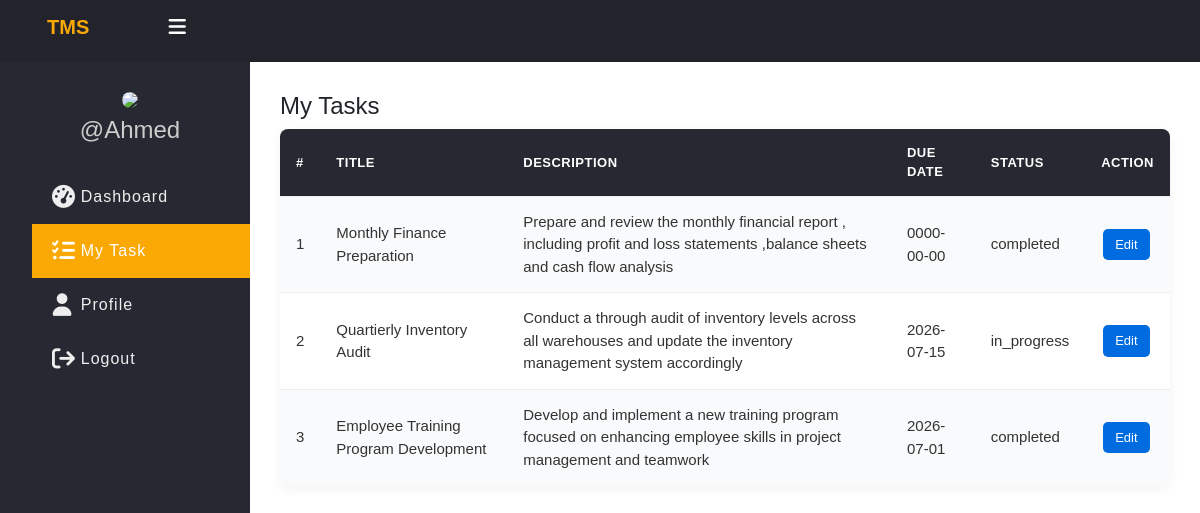
Page /task_management_system/Dashboard/my_task.php (signed in) on the committed database.
### tables this page shows
CREATE TABLE `tasks` (
  `id` int(11) NOT NULL,
  `title` varchar(100) NOT NULL,
  `description` text DEFAULT NULL,
  `assigned_to` int(11) DEFAULT NULL,
  `due_date` date DEFAULT NULL,
  `status` enum('pending','in_progress','completed') DEFAULT 'pending',
  `created_at` timestamp NOT NULL DEFAULT current_timestamp()
);

### task_management_system/Dashboard/app/Model/Task.php (called while the page is built, shortened)
<?php
function get_all_tasks_by_id($conn, $id){
	$sql = "SELECT * FROM tasks WHERE assigned_to=?";
	$stmt = $conn->prepare($sql);
	$stmt->execute([$id]);
	if($stmt->rowCount() > 0){
		$tasks = $stmt->fetchAll();
	}else $tasks = 0;
	return $tasks;
}
?>

### task_management_system/Dashboard/my_task.php (the view, shortened to what this page needs)
<?php
if (isset($_SESSION['role']) && isset($_SESSION['id'])) {
    include "DB_connection.php";
    include "app/Model/Task.php";
    include "app/Model/User.php";
	$tasks = get_all_tasks_by_id($conn, $_SESSION['id']);
?>
<!DOCTYPE html>
<html>
<head>
	<link rel="stylesheet" href="CSS/all.min.css">
	<link rel="stylesheet" href="CSS/style.css">
	<link rel="stylesheet" href="CSS/bootstrap.min.css">
</head>
<body>
	<?php include "inc/header.php" ?>
	<div class="body">
		<?php include "inc/nav.php" ?>
		<section class="section-1">
			<h4 class="title">My Tasks</h4>
			<?php if ($tasks != 0) { ?>
			<table class="main-table">
				<tr>
					<th>#</th>
					<th>Title</th>
					<th>Description</th>
					<th>Due Date</th>
					<th>Status</th>
					<th>Action</th>
				</tr>
				<?php $i=0; foreach ($tasks as $task) { ?>
				<tr>
					<td><?=++$i?></td>
					<td><?=$task['title']?></td>
					<td><?=$task['description']?></td>
					<td><?=$task['due_date']?></td>
					<td><?=$task['status']?></td>
					<td>
						<a href="edit-task-employee.php?id=<?=$task['id']?>" class="edit-btn">Edit</a>
					</td>
				</tr>
				<?php } ?>
			</table>
		<?php }else { ?>
        <div class="alert alert-warning">No tasks assigned to you yet!</div>
		<?php } ?>
		</section>
	</div>
</body>
</html>
<?php }else{
	header("Location: login.php");
	exit();
}
?>

### task_management_system/Dashboard/inc/header.php (shortened to what this page needs)
<header class="header">
    <h2 class="u-name"><b>TMS</b>
        <label for="checkbox">
            <i id="navbtn" class="fa fa-bars"></i>
        </label>
    </h2>
</header>

### task_management_system/Dashboard/inc/nav.php (shortened to what this page needs)
<?php
$path_parts = explode('/', $_SERVER['PHP_SELF']);
$current_page = end($path_parts);
?>
<nav class="side-bar">
    <div class="user-p">
        <img src="images/user.jpg">
        <h4>@<?= $_SESSION['username']?></h4>
    </div>
    <?php
        if ($_SESSION['role']=="employee"){
    ?>
    <ul>
        <li class="<?= $current_page == 'index.php' ? 'active' : '' ?>">
            <a href="index.php">
                <i class="fa-solid fa-gauge-high"></i>
                <span>Dashboard</span>
            </a>
        </li>
        <li class="<?= $current_page == 'my_task.php'|| $current_page == 'edit-task-employee.php' ? 'active' : '' ?>">
            <a href="my_task.php">
                <i class="fa-solid fa-tasks"></i>
                <span>My Task</span>
            </a>
        </li>
        <li class="<?= $current_page == 'profile.php'|| $current_page == 'edit_profile.php' ? 'active' : '' ?>">
            <a href="profile.php">
                <i class="fa-solid fa-user"></i>
                <span>Profile</span>
            </a>
        </li>
        <li>
            <a href="logout.php">
                <i class="fa-solid fa-sign-out"></i>
                <span>Logout</span>
            </a>
        </li>
    </ul>
    <?php }?>
</nav>

### task_management_system/Dashboard/CSS/style.css (style rules this page uses)
* { padding: 0; margin: 0; box-sizing: border-box; font-family: arial, sans-serif; }
html { min-height: 100%; }
body { min-height: 100vh; display: flex; flex-direction: column; background-color: #f4f6f9; }
.header { display: flex; justify-content: space-between; align-items: center; padding: 15px 30px; background: #23242b; color: #fff; position: relative; z-index: 1100; width: 100%; }
.u-name { font-size: 20px; padding-left: 17px; }
.u-name b { color: #faa803; }
.header i { font-size: 30px; cursor: pointer; color: #fff; transition: 0.3s; }
.side-bar { width: 250px; flex-shrink: 0; background: #262931; min-height: 100%; transition: 500ms width; }
.body { display: flex; flex: 1; overflow: hidden; }
.user-p { text-align: center; padding-left: 10px; padding-top: 25px; }
.user-p img { width: 100px; border-radius: 50%; }
.user-p h4 { color: #ccc; padding: 5px 0; }
.side-bar ul { margin-top: 20px; list-style: none; }
.side-bar ul li { font-size: 16px; padding: 0; white-space: nowrap; overflow: hidden; text-overflow: ellipsis; }
.side-bar ul li a { text-decoration: none; color: #eee; cursor: pointer; letter-spacing: 1px; display: flex; align-items: center; padding: 15px 20px; transition: 300ms all; }
.side-bar ul li a i { display: inline-block; padding-right: 15px; font-size: 23px; }
.side-bar ul li a:hover, .side-bar ul li.active a { background: #faa803; color: #fff; }
.side-bar ul li.active a i { color: #fff; }
#navbtn { display: inline-block; margin-left: 70px; font-size: 20px; transition: 500ms color; }
.section-1 { flex: 1; min-width: 0; padding: 30px; overflow-x: auto; }
.main-table { width: 100%; border-collapse: collapse; text-align: left; background: #fff; border-radius: 8px; overflow: hidden; box-shadow: 0 4px 12px rgba(0,0,0,0.05); }
.main-table th, .main-table td { padding: 14px 16px; border-bottom: 1px solid #eee; }
.main-table th { background: #262931; color: #fff; font-size: 13px; text-transform: uppercase; letter-spacing: 0.5px; text-align: left; }
.main-table td { color: #333; font-size: 15px; }
.main-table tr:last-child td { border-bottom: none; }
.main-table tbody tr:nth-child(even) { background: #f9fafb; }
.main-table td:last-child { white-space: nowrap; }
.edit-btn, .delete-btn { text-decoration: none; display: inline-block; border: none; color: #fff; border-radius: 5px; cursor: pointer; outline: none; transition: 0.3s; }
.edit-btn { background: #006CE0; }
.main-table .edit-btn, .main-table .delete-btn { padding: 6px 12px; font-size: 13px; box-shadow: none; margin: 2px; }

### rows in the picture
tasks: title "Monthly Finance Preparation", description "Prepare and review the monthly financial report , including profit and loss statements ,balance sheets and cash flow analysis", due_date "0000-00-00", status "completed"
tasks: title "Quartierly Inventory Audit", description "Conduct a through audit of inventory levels across all warehouses and update the inventory management system accordingly", due_date "2026-07-15", status "in_progress"
tasks: title "Employee Training Program Development", description "Develop and implement a new training program focused on enhancing employee skills in project management and teamwork", due_date "2026-07-01", status "completed"

### other values in the picture
$_SESSION['username'] "Ahmed"
